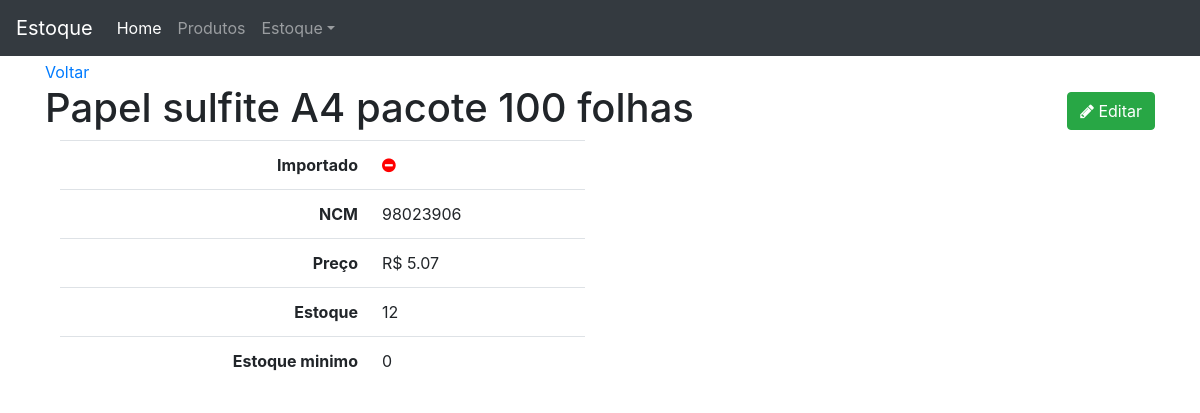
Page /produto/31/ on the committed database.
### produto/models.py (models this page shows, shortened)
class Produto(models.Model):
    importado = models.BooleanField(default=False)
    ncm = models.CharField('NCM', max_length=8)
    produto = models.CharField(max_length=100, unique=True)
    preco = models.DecimalField('preço', max_digits=7, decimal_places=2)
    estoque = models.IntegerField('estoque atual')
    estoque_minimo = models.PositiveIntegerField('estoque mínimo', default=0)
    class Meta:
        ordering = ('-produto',)
    def __str__(self):
        return self.produto

### produto/views.py (the view)
# urls.py: path('<int:pk>/', v.produto_detail, name='url_produto_detail'),
def produto_detail(request, pk):
    template_name = 'produto/produto_detail.html'
    obj = Produto.objects.get(pk=pk)
    context = {'object': obj}
    return render(request, template_name, context)

### produto/templates/produto/produto_detail.html
{% extends 'base.html' %}
{% block content %}
<a href="{% url 'produto:url_produto_list' %}">Voltar</a>
<h1>{{ object }}
    <span class="pull-right">
        <a href="{% url 'produto:url_produto_edit' object.pk %}">
            <button type="button" class="btn btn-success">
                <span class="fa fa-pencil"></span> Editar
            </button>
        </a>
    </span>
</h1>
<div class="col-sm-6">
    <table class="table table-user-information">
        <tbody>
            <tr>
                <th class="text-right">Importado</th>
                <td>
                    {% if object.importado %}
                        <i class="fa fa-check-circle ok"></i>
                        {% else %}
                        <i class="fa fa-minus-circle no"></i>
                    {% endif %}
                </td>
            </tr>
            <tr>
                <th class="text-right">NCM</th>
                <td>{{ object.ncm }}</td>
            </tr>
            <tr>
                <th class="text-right">Preço</th>
                <td>R$ {{ object.preco }}</td>
            </tr>
            <tr>
                <th class="text-right">Estoque</th>
                <td>{{ object.estoque }}</td>
            </tr>
            <tr>
                <th class="text-right">Estoque minimo</th>
                <td>{{ object.estoque_minimo }}</td>
            </tr>
        </tbody>
    </table>
</div>
{% endblock content %}

### core/templates/base.html (style rules this page uses)
body { margin-top: 60px; }
.no { color: red; }

### rows in the picture
Produto: produto "Papel sulfite A4 pacote 100 folhas", ncm "98023906", preco "5.07", estoque "12", estoque_minimo "0"
